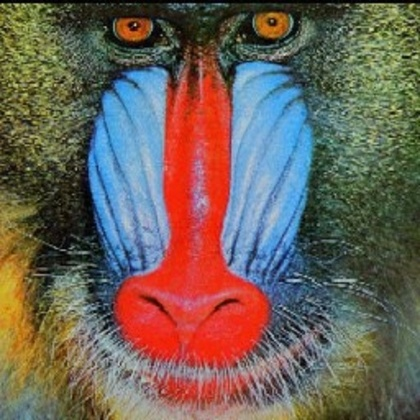
%> input picture files/project_completed/Image-Denoising-Using-Contourlet-based-Feature-Pyramid/contourlet/dataset/mandrill.jpg, 420 x 420 px, shrunk from 512 x 512 before the run
$ octave demo_loop_all_results_all_image.m   (GNU Octave 9; MATLAB toolbox functions it lacks are replaced by stand-ins)
%> lines starting %> are read from the running program, lines starting %| are printed output that depends on the picture
### files/project_completed/Image-Denoising-Using-Contourlet-based-Feature-Pyramid/contourlet/contourlet-transform/pdfbdec.m
function y = pdfbdec(x, pfilt, dfilt, nlevs)
% PDFBDEC   Pyramidal Directional Filter Bank (or Contourlet) Decomposition
%
%	y = pdfbdec(x, pfilt, dfilt, nlevs)
%
% Input:
%   x:      input image
%   pfilt:  filter name for the pyramidal decomposition step
%   dfilt:  filter name for the directional decomposition step
%   nlevs:  vector of numbers of directional filter bank decomposition levels
%           at each pyramidal level (from coarse to fine scale).
%           If the number of level is 0, a critically sampled 2-D wavelet
%           decomposition step is performed.
% Output:
%   y:      a cell vector of length length(nlevs) + 1, where except y{1} is
%           the lowpass subband, each cell corresponds to one pyramidal
%           level and is a cell vector that contains bandpass directional
%           subbands from the DFB at that level.
%
% Index convention:
%   Suppose that nlevs = [l_J,...,l_2, l_1], and l_j >= 2.
%   Then for j = 1,...,J and k = 1,...,2^l_j
%       y{J+2-j}{k}(n_1, n_2)
%   is a contourlet coefficient at scale 2^j, direction k, and position
%       (n_1 * 2^(j+l_j-2), n_2 * 2^j) for k <= 2^(l_j-1),
%       (n_1 * 2^j, n_2 * 2^(j+l_j-2)) for k > 2^(l_j-1).
%   As k increases from 1 to 2^l_j, direction k rotates clockwise from
%   the angle 135 degree with uniform increment in cotan, from -1 to 1 for
%   k <= 2^(l_j-1), and then uniform decrement in tan, from 1 to -1 for
%   k > 2^(l_j-1).
%
% See also:	PFILTERS, DFILTERS, PDFBREC

if length(nlevs) == 0
    y = {x};

else
    % Get the pyramidal filters from the filter name
    [h, g] = pfilters(pfilt);

    if nlevs(end) ~= 0
        % Laplacian decomposition
        [xlo, xhi] = lpdec(x, h, g);

        % DFB on the bandpass image
        switch dfilt        % Decide the method based on the filter name
            case {'pkva6', 'pkva8', 'pkva12', 'pkva'}
                % Use the ladder structure (whihc is much more efficient)
                xhi_dir = dfbdec_l(xhi, dfilt, nlevs(end));

            otherwise
                % General case
                xhi_dir = dfbdec(xhi, dfilt, nlevs(end));
        end

    else
        % Special case: nlevs(end) == 0
        % Perform one-level 2-D critically sampled wavelet filter bank
        [xlo, xLH, xHL, xHH] = wfb2dec(x, h, g);
        xhi_dir = {xLH, xHL, xHH};
    end

    % Recursive call on the low band
    ylo = pdfbdec(xlo, pfilt, dfilt, nlevs(1:end-1));

    % Add bandpass directional subbands to the final output
    y = {ylo{:}, xhi_dir};
end

### files/project_completed/Image-Denoising-Using-Contourlet-based-Feature-Pyramid/contourlet/contourlet-transform/demo_loop_all_results_all_image.m
%% Demo Loop All Results All Images

% DENOISEDEMO   Denoise demo
% Compare the denoise performance of wavelet and contourlet transforms
% Note: Noise standard deviation estimation of PDFB (function pdfb_nest)
% can take a while...
close all
clc
clear all
%% Parameters
pfilt =  'bior6.8';   %'bior6.8 SNR 13.39';  %'coif5' SNR 13.46;   %'9-7; SNR 13.09'
dfilt = 'pkva12';        %'pkva12 SNR 13.45' %'pkva SNR 13.48'
nlevs = [0 2];    % Number of levels for DFB at each pyramidal level
th = 4;                     % lead to 3*sigma threshold denoising
rho = 4;                    % noise level
th_fact=4/3;
codes_path=cd;
Results_Path='E:\MS(CS)\Others\Rida_Khalid_FAU\Results';
Results=[Results_Path '\32 Visual + Stats'];
if ~exist(Results, 'dir')
    mkdir(Results)
end
% im = imread('E:\MS(CS)\Others\Rida_Khalid_FAU\contourlet\dataset\zoneplate.png');

ds=imageDatastore('E:\MS(CS)\Others\Rida_Khalid_FAU\contourlet\dataset');
results_table=table();
results_table1=table();
results_table2=table();

for DS_iter=1:length(ds.Files)
[bpath,bname,bext]=fileparts(ds.Files{DS_iter, 1});

Results_sep=[Results '/' bname];

if ~exist(Results_sep, 'dir')
    mkdir(Results_sep)
end

% mandrill.jpg
im=imread(ds.Files{DS_iter, 1});
%> im is the input picture: size 420x420x3 uint8; mean R, G, B 110.3, 97.6, 87.9
% cd(code_pth)
if isequal(size(im,3),3)
im = rgb2gray(im);
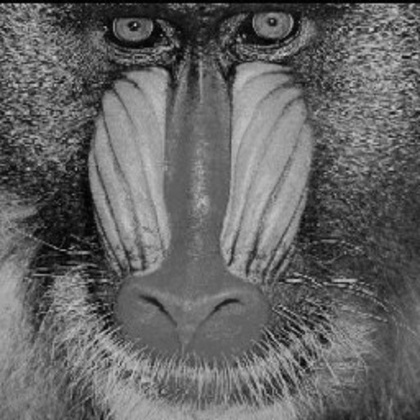
%> im: size 420x420 uint8; min 0, max 216, mean 100.3
else
end

% im = imread('barbara.png');
im = double(im) / 256;
%> im: size 420x420 double

cd(Results_sep)
imwrite(im,'Results_1_Input_Image.png')
cd(codes_path)

%% Generate noisy image.
sig = std(im(:));
%> sig = 0.158
sigma = sig / rho;
%> sigma = 0.0396
nim = im + sigma * randn(size(im));
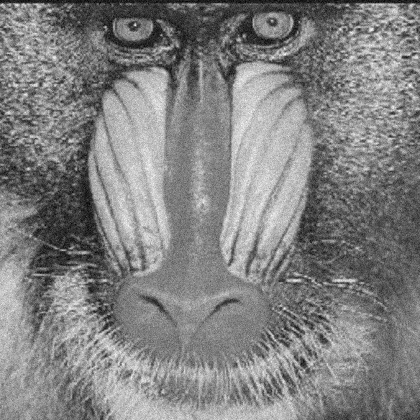
%> nim: size 420x420 double; min -0.0978, max 0.864, mean 0.392; drawn with min black and max white
% nim=imnoise(im,'gaussian');

cd(Results_sep)
imwrite(nim,'Results_2_Noisy_Image.png')
cd(codes_path)

%% Contourlet Denoising %%%%%
% Contourlet transform
% % % Pyramidal Directional Filter Bank (or Contourlet)
%%  Decomposition
tic
coeffs = pdfbdec(nim, pfilt, dfilt, nlevs);
%> the run ends on the next line

$ run again, with files/project_completed/Image-Denoising-Using-Contourlet-based-Feature-Pyramid/contourlet/dataset/peppers.png saved as files/project_completed/Image-Denoising-Using-Contourlet-based-Feature-Pyramid/contourlet/dataset/mandrill.jpg
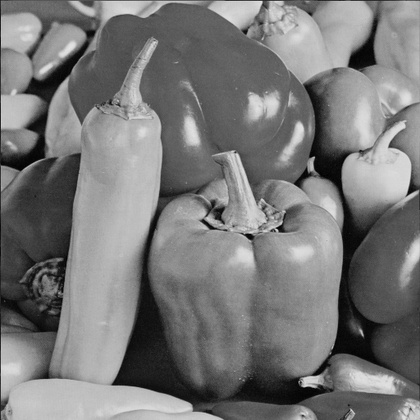
%> input picture files/project_completed/Image-Denoising-Using-Contourlet-based-Feature-Pyramid/contourlet/dataset/peppers.png, 420 x 420 px, shrunk from 512 x 512 before the run
%> im is the input picture: size 420x420 uint8; min 0, max 230, mean 120.2
%> im: size 420x420 double
%> sig = 0.21
%> sigma = 0.0525
%> `nim = im + sigma * randn(size(im));`:
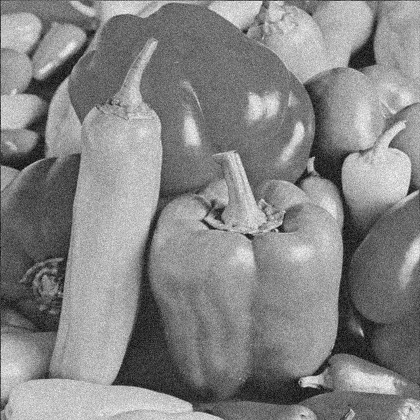
%> nim: size 420x420 double; min -0.138, max 1.02, mean 0.47; drawn with min black and max white
